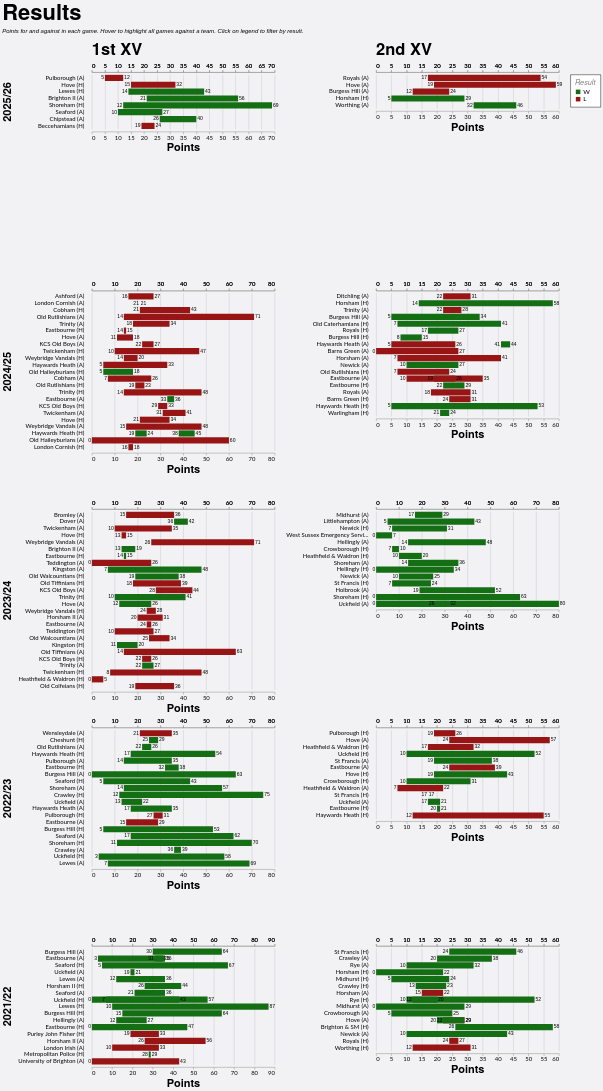

Vega-Lite specification stored for this chart:
### Vega-Lite specification from a JSON file in a GitHub repository (floating-point values rounded to 4 significant figures; data arrays with more than 128 entries replaced by an {"elided": "..."} marker saying what was removed)
{"config": {"axis": {"labelFont": "Lato, sans-serif", "titleFont": "PT Sans Narrow, Helvetica Neue, Helvetica, Arial, sans-serif", "labelFontSize": 13, "titleFontSize": 24, "gridColor": "#202947", "gridOpacity": 0.2}, "header": {"labelFont": "PT Sans Narrow, Helvetica Neue, Helvetica, Arial, sans-serif", "titleFont": "PT Sans Narrow, Helvetica Neue, Helvetica, Arial, sans-serif", "labelFontSize": 24, "titleFontSize": 28, "labelFontWeight": "bold", "orient": "left"}, "legend": {"labelFont": "Lato, sans-serif", "titleFont": "PT Sans Narrow, Helvetica Neue, Helvetica, Arial, sans-serif", "labelFontSize": 14, "titleFontSize": 16, "titlePadding": 5, "fillColor": "white", "strokeColor": "black", "padding": 10, "titleFontWeight": "lighter", "titleFontStyle": "italic", "titleColor": "gray", "offset": 10}, "title": {"font": "PT Sans Narrow, Helvetica Neue, Helvetica, Arial, sans-serif", "fontSize": 48, "fontWeight": "bold", "anchor": "start", "align": "center", "titlePadding": 20, "subtitlePadding": 10, "subtitleFontSize": 13, "subtitleColor": "", "subtitleFontStyle": "italic", "offset": 15, "color": "black"}, "axisX": {"labelAngle": 0}, "facet": {"title": null, "header": null, "align": {"row": "each", "column": "each"}}, "resolve": {"scale": {"y": "independent", "facet": "independent"}}, "background": "#f2f1f4", "view": {"strokeWidth": 0}}, "data": {"name": "data-7813506c8f774e72be1b7d97d789cdb7"}, "facet": {"column": {"field": "squad", "header": {"labelAnchor": "start", "labelExpr": "datum.value + ' XV'", "labelFontSize": 36, "title": null}, "title": null, "type": "nominal"}, "row": {"field": "season", "sort": {"field": "season", "order": "descending"}, "title": null, "type": "nominal"}}, "spec": {"layer": [{"mark": {"type": "bar"}, "encoding": {"color": {"field": "result", "legend": {"orient": "right", "title": "Result", "titleOrient": "top"}, "scale": {"domain": ["W", "L"], "range": ["#146f14", "#981515"]}, "type": "nominal"}, "detail": {"field": "game_id", "type": "nominal"}, "opacity": {"condition": {"param": "param_4", "value": 1.0, "empty": true}, "value": 0.2}, "x": {"axis": {"offset": 5, "orient": "bottom"}, "field": "pf", "title": "Points", "type": "quantitative"}, "x2": {"field": "pa"}, "y": {"axis": {"domain": false, "grid": false, "offset": 15, "ticks": false, "title": null}, "field": "game_label", "sort": {"field": "date", "order": "descending"}, "title": null, "type": "nominal"}}, "name": "view_2"}, {"mark": {"type": "text", "align": "right", "dx": -2, "dy": 0}, "encoding": {"color": {"value": "black"}, "detail": {"field": "game_id", "type": "nominal"}, "opacity": {"condition": {"param": "param_4", "value": 1.0, "empty": true}, "value": 0.2}, "text": {"field": "loser", "type": "nominal"}, "x": {"axis": {"offset": 5, "orient": "top"}, "field": "loser", "title": null, "type": "quantitative"}, "y": {"axis": {"domain": false, "grid": false, "offset": 15, "ticks": false, "title": null}, "field": "game_label", "sort": {"field": "date", "order": "descending"}, "title": null, "type": "nominal"}}}, {"mark": {"type": "text", "align": "left", "dx": 2, "dy": 0}, "encoding": {"color": {"value": "black"}, "detail": {"field": "game_id", "type": "nominal"}, "opacity": {"condition": {"param": "param_4", "value": 1.0, "empty": true}, "value": 0.2}, "text": {"field": "winner", "type": "nominal"}, "x": {"axis": {"offset": 5, "orient": "top"}, "field": "winner", "title": null, "type": "quantitative"}, "y": {"axis": {"domain": false, "grid": false, "offset": 15, "ticks": false, "title": null}, "field": "game_label", "sort": {"field": "date", "order": "descending"}, "title": null, "type": "nominal"}}}], "height": {"step": 15}, "transform": [{"filter": {"param": "param_5"}}], "width": 400}, "params": [{"name": "param_4", "select": {"type": "point", "clear": "mouseout", "fields": ["opposition"], "on": "hover"}, "views": ["view_2"]}, {"name": "param_5", "select": {"type": "point", "fields": ["result"]}, "bind": "legend", "views": ["view_2"]}], "resolve": {"scale": {"x": "independent", "y": "independent"}}, "spacing": 10, "title": {"text": "Results", "subtitle": "Points for and against in each game. Hover to highlight all games against a team. Click on legend to filter by result."}, "$schema": "https://vega.github.io/schema/vega-lite/v5.20.1.json", "datasets": {"data-7813506c8f774e72be1b7d97d789cdb7": {"elided": "167 records"}}}
